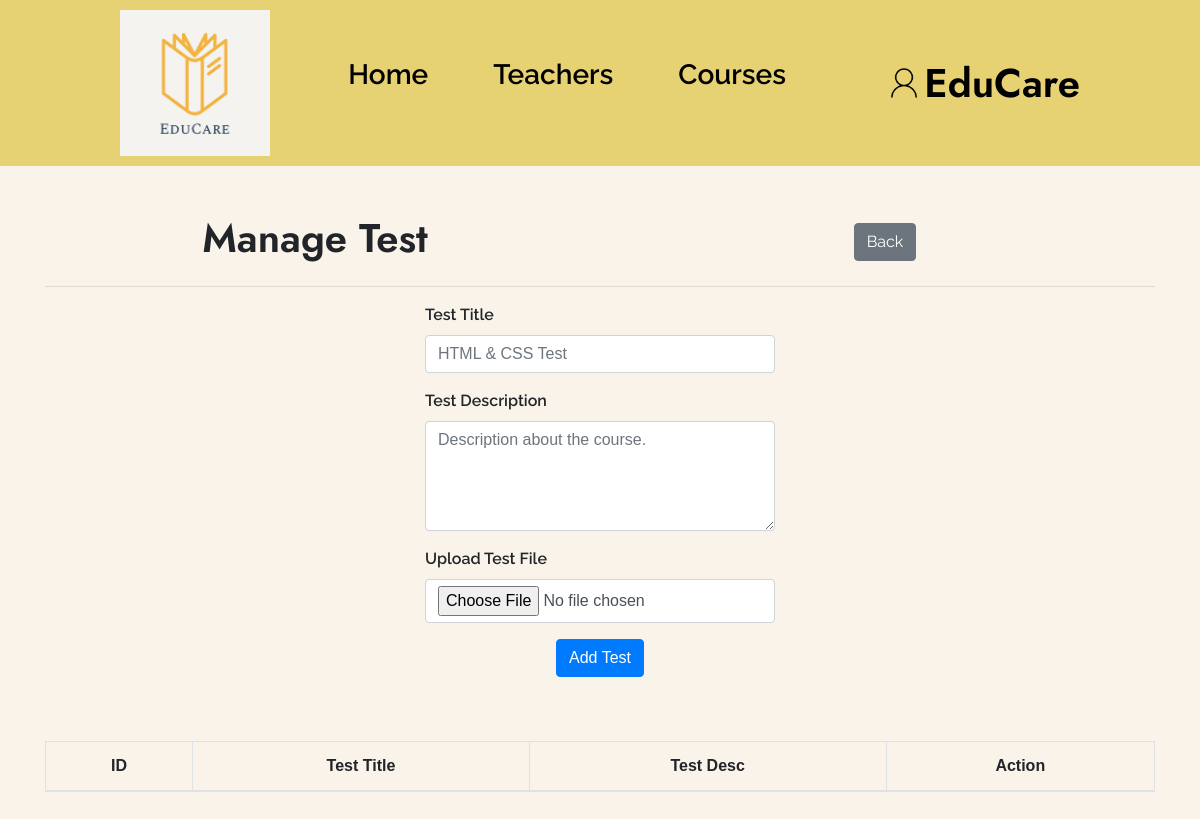
The app's page /user/teacher/add-test.php?course_id=2 (signed in), older data.
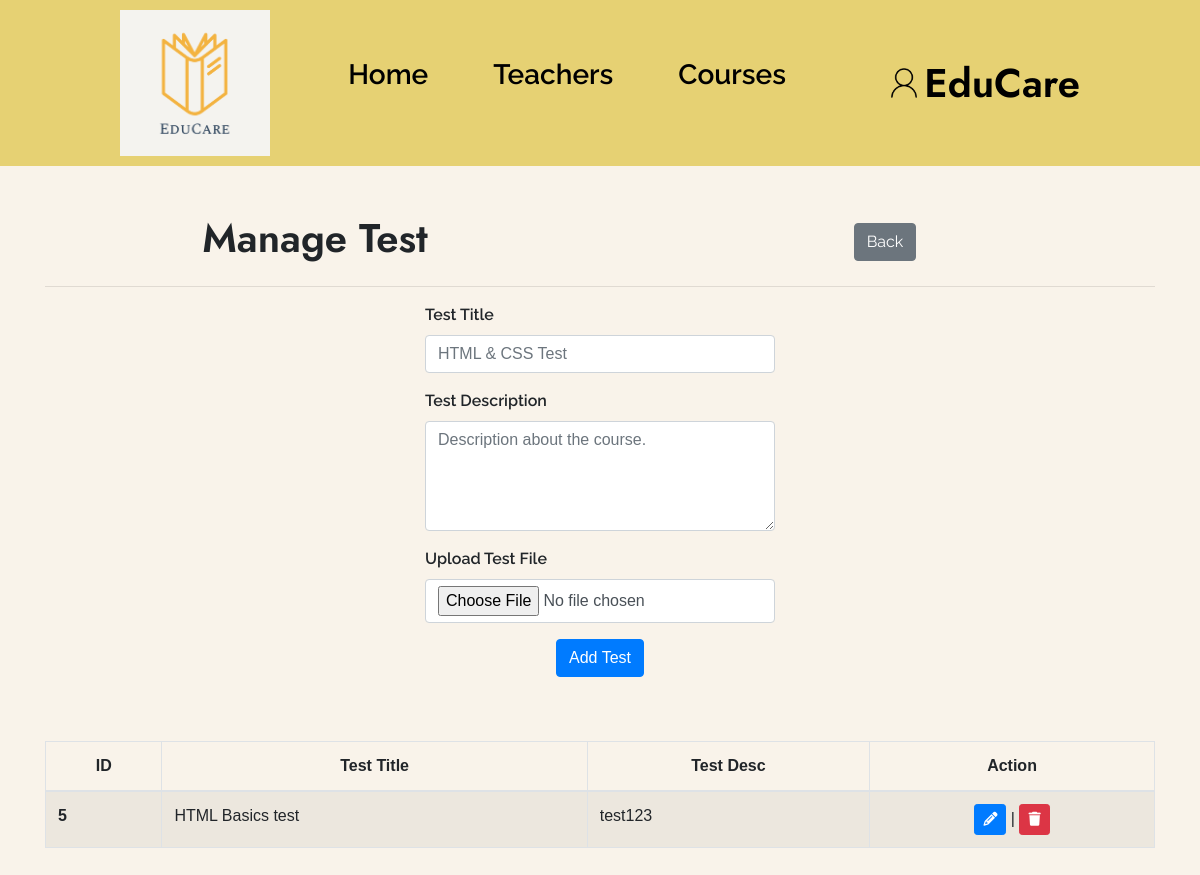
The same page, newer data.
### tables this page shows
CREATE TABLE `tests` (
  `id` int(11) NOT NULL,
  `test_title` varchar(255) NOT NULL,
  `test_desc` varchar(255) NOT NULL,
  `test_file` text NOT NULL,
  `teacher_id` int(11) NOT NULL,
  `course_id` int(11) NOT NULL
);

### core/database.php (called while the page is built, shortened)
<?php
$con = mysqli_connect(HOST, USER, PWD, DB);
if (isset($_SESSION['user'])):
    $userID = $_SESSION['user'];
    $currentUserQ = $con->query("SELECT * FROM `users` WHERE `id`='$userID'");
    $currentUser = mysqli_fetch_object($currentUserQ);
    $userFullName = $currentUser->fname . '-' . $currentUser->lname;
endif;

### user/teacher/add-test.php (the view, shortened to what this page needs)
<?php
require_once '../../core/database.php';
?>
<!DOCTYPE html>
<html lang="en">
<head>
    <?php include_once '../includes/style_links.php'; ?>
    <link rel="stylesheet" href="https://cdn.datatables.net/2.1.8/css/dataTables.bootstrap4.css">
    <link rel="stylesheet" href="../style.css">
    <link rel="stylesheet" href="../css/custom.min.css">
</head>
<body id="add_test_page">
    <?php include '../includes/header.php'; ?>
    <div class="container mt-5">
        <div class="row align-items-center">
            <div class="col-6 text-center">
                <h1>Manage Test</h1>
            </div>
            <div class="col-6 text-center">
                <a href="add-course.php" class="btn btn-secondary">Back</a>
            </div>
        </div>
        <hr>
        <form id="add-test" action="" method="post" enctype="multipart/form-data">
            <div class="row">
                <div class="col-4 mx-auto">
                    <div class="row">
                        <div class="col-12">
                            <div class="form-group">
                                <label for="test-title">Test Title</label>
                                <input type="text" name="test_title" id="test-title" class="form-control" placeholder="HTML & CSS Test" required>
                            </div>
                        </div>
                        <div class="col-12">
                            <div class="form-group">
                                <label for="test-desc">Test Description</label>
                                <textarea rows="4" name="test_desc" id="test-desc" class="form-control" placeholder="Description about the course." required></textarea>
                            </div>
                        </div>
                        <div class="col-12">
                            <div class="form-group">
                                <label for="test-file">Upload Test File</label>
                                <input type="file" class="form-control" name="test_file" id="test-file">
                            </div>
                        </div>
                        <div class="col-12">
                            <div class="form-group text-center">
                                <button type="submit" name="submit" class="btn btn-primary">Add Test</button>
                            </div>
                        </div>
                            <?php
                            $con->next_result();
                            ?>
                    </div>
                </div>
            </div>
        </form>
        <div class="row my-5">
            <div class="col-12">
                <table id="example" class="table table-striped table-bordered" style="width:100%">
                    <thead>
                        <tr>
                            <th class="text-center font-weight-bold">ID</th>
                            <th class="text-center font-weight-bold">Test Title</th>
                            <th class="text-center font-weight-bold">Test Desc</th>
                            <th class="text-center font-weight-bold">Action</th>
                        </tr>
                    </thead>
                    <tbody>
                        <?php
                        $test_Q = $con->query("CALL `get_test_by_teacher_id`($userID)");
                        while ($test_list = mysqli_fetch_object($test_Q)):
                        ?>
                            <tr>
                                <th><?= $test_list->test_id ?></th>
                                <td><?= $test_list->test_title ?></td>
                                <td><?= $test_list->test_desc ?></td>
                                <td class="text-center">
                                    <a href="#!" class="btn btn-primary btn-sm btn-edit-cat" data-id="<?= $test_list->test_id ?>">
                                        <i class="fas fa-pencil"></i>
                                    </a> | <a href="#!" class="btn btn-danger btn-sm btn-del-cat" data-id="<?= $test_list->test_id ?>">
                                        <i class="fas fa-trash"></i>
                                    </a>
                                </td>
                            </tr>
                        <?php endwhile;
                        $con->next_result(); ?>
                    </tbody>
                </table>
            </div>
        </div>
    </div>
</body>
</html>

### user/includes/style_links.php (shortened to what this page needs)
<link
    rel="stylesheet"
    href="https://cdn.jsdelivr.net/npm/bootstrap@4.6.2/dist/css/bootstrap.min.css"
 />
<link rel="stylesheet" href="https://cdnjs.cloudflare.com/ajax/libs/font-awesome/6.6.0/css/all.min.css" />

### user/includes/header.php (shortened to what this page needs)
<header>
    <nav>
        <img src="<?= SITE_URL ?>user/images/logoo.png" class="logo">
        <ul class="d-flex">
            <li><a href="<?= SITE_URL ?>user/index.php">Home</a></li>
            <li><a href="<?= SITE_URL ?>user/Teachcontent.php">Teachers</a></li>
            <li><a href="<?= SITE_URL ?>user/testcourses.php">Courses</a></li>
        </ul>
        <div class="contenthome">
            <div class="user-wrapper">
                <?php if ($userFullName != ''): ?>
                    <a id="toggle-user-menu" href="#!" class="d-flex align-items-center">
                        <img src="<?= SITE_URL ?>user/images/user.png" class="userpic">
                        <h1 class="mb-0"> EduCare</h1>
                    </a>
                <?php endif; ?>
            </div>
        </div>
    </nav>
</header>

### user/style.css (style rules this page uses)
* { margin: 0; padding: 0; font-family: "Poppins", sans-serif; box-sizing: border-box; }
body { background-color: rgb(249, 243, 234); }
header nav { background: rgb(230, 209, 115); width: 100%; min-height: 100%; padding: 10px 10%; display: flex; align-items: center; justify-content: space-between; position: relative; }
.logo { width: 150px; }
.userpic { width: 40px; border-radius: 50%; cursor: pointer; margin-left: 20px; }
header nav ul { list-style: none; gap: 25px; }
header nav ul li { display: inline-block; list-style: none; margin: 10px 20px; }
header nav ul li a { color: black; text-decoration: none; font-size: 28px; font-weight: 600; }
header nav .user-wrapper a { color: #000; text-decoration: none; }
.btn { cursor: pointer; }

Row changes from the older to the newer data that the page shows:
added tests: id "5", test_title "HTML Basics test", test_desc "test123"
